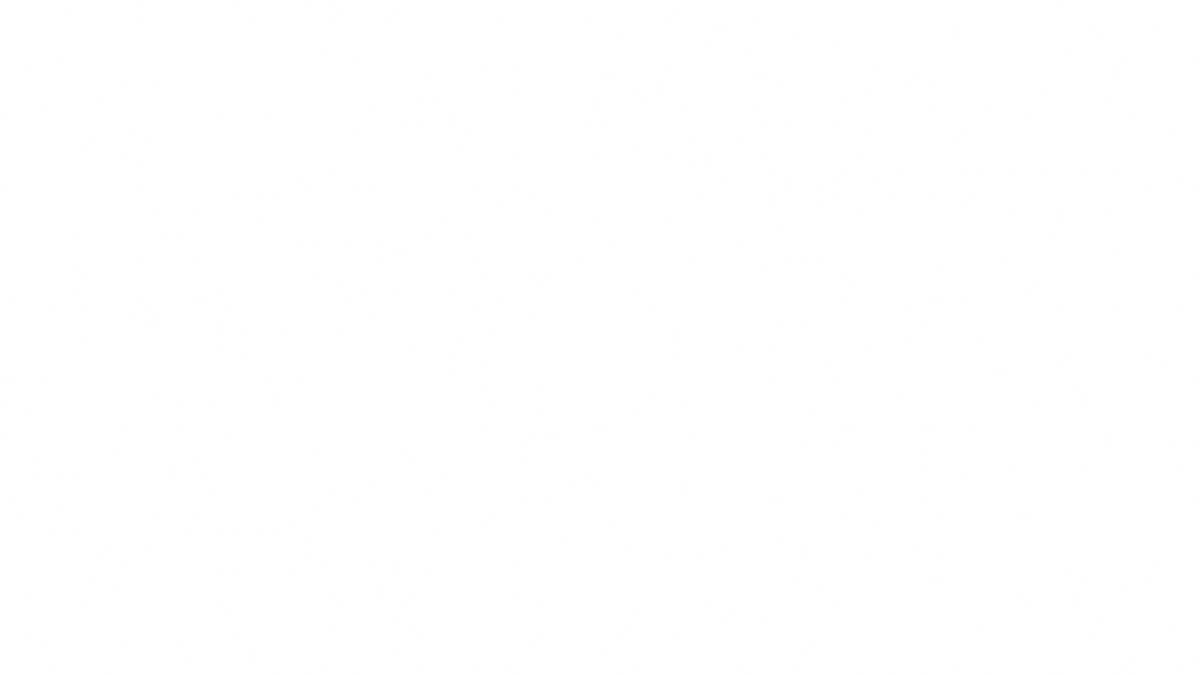
Frame 1 (no input)
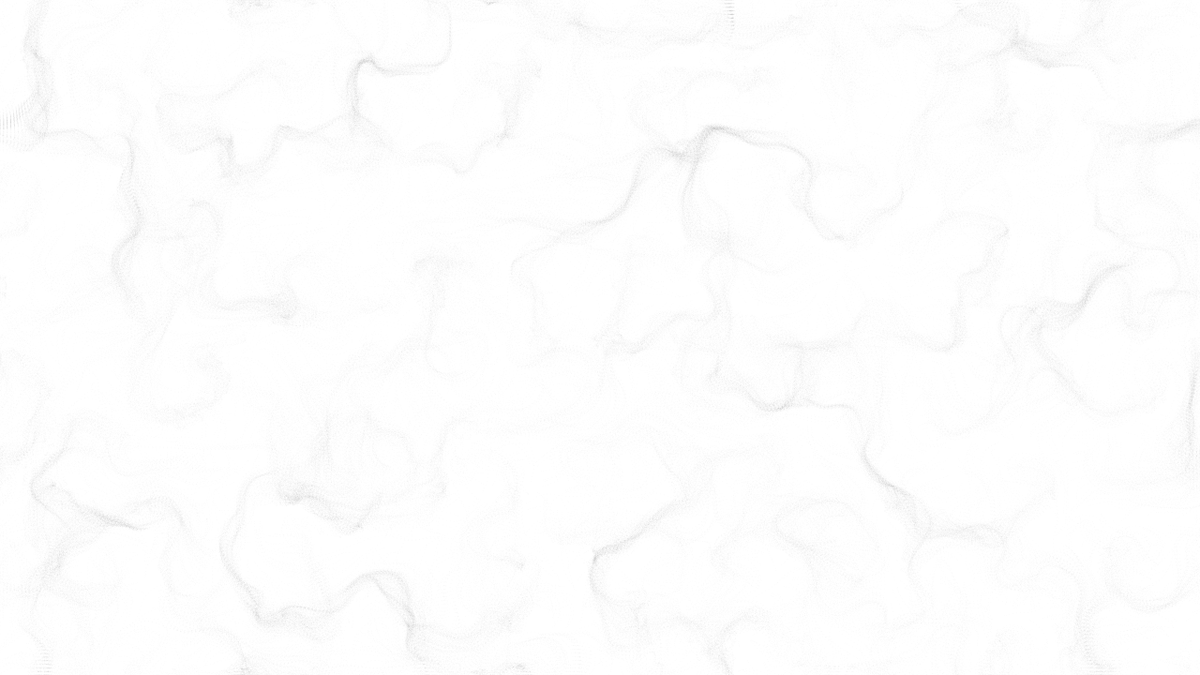
Frame 60 (no input)
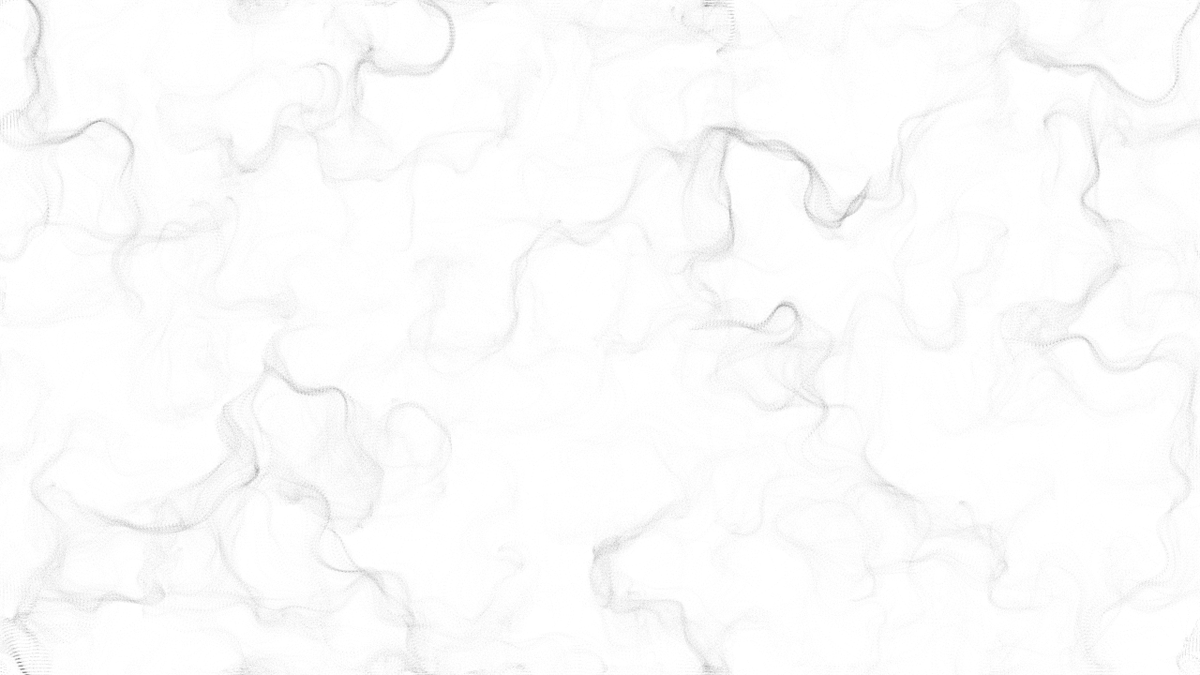
Frame 120 (the mouse pressed at the canvas centre since frame 60)

The p5.js sketch that drew these frames (run headless with seeded random() and noise() and a simulated clock; from frame 60 on, the mouse is pressed at the canvas centre):

// p5.js sketch
// ── sketch.js
let inc = 0.1;
let scale = 10;
let cols, rows;

let zoff = 0;

let fr;

let particles = [];
let flowField;

function setup() {
  createCanvas(1280, 720);
  cols = floor(width / scale);
  rows = floor(height / scale);

  fr = createP('');

  flowField = new Array(cols * rows);

  for (let i = 0; i < 10000; i++){
    particles[i] = new Particle();
  }
  background(255);
}



function draw() {

  let yoff = 0;
  for(let y = 0; y < rows; y++){
    let xoff = 0;
    for(let x = 0; x < cols; x++){
      let index = x + y * cols;
      let angle = noise(xoff, yoff, zoff) * TWO_PI * 4;
      let v = p5.Vector.fromAngle(angle);
      v.setMag(1);
      flowField[index] = v;
      xoff += inc;
      // stroke(0, 50);
      // strokeWeight(1);
      // push();
      // translate(x * scale, y  * scale);
      // rotate(v.heading());
      // line(0, 0, scale, 0);
      // pop();
    }
    yoff += inc;

    zoff += 0.0001;
  }

  for(let i = 0; i < particles.length; i++){
    particles[i].follow(flowField);
    particles[i].update();
    particles[i].edges();
    particles[i].show();
  }
  

  fr.html(floor(frameRate()));
}

// ── particle.js
function Particle() {
    this.pos = createVector(random(width), random(height));
    this.vel = createVector(0, 0);
    this.acc = createVector(0, 0);
    this.maxSpeed = 4;

    this.update = function(){
        this.vel.add(this.acc);
        this.vel.limit(this.maxSpeed);
        this.pos.add(this.vel);
        this.acc.mult(0);

        this.prevPos = this.pos.copy();
    }

    this.applyForce = function(force){
        this.acc.add(force);
    }

    this.show = function(){
        stroke(0, 5);
        strokeWeight(1);
        line(this.pos.x, this.pos.y, this.prevPos.x, this.prevPos.y);
        // point(this.pos.x, this.pos.y);
        this.updatePrev();
    }

    this.updatePrev = function(){
        this.prevPos.x = this.pos.x;
        this.prevPos.y = this.pos.y;
    }

    this.edges = function(){
        if (this.pos.x > width) {
            this.pos.x = 0;
            this.updatePrev();
        }
        if (this.pos.x < 0) {
            this.pos.x = width;
            this.updatePrev();
        }
        if (this.pos.y > height){
            this.pos.y = 0;
            this.updatePrev();
        } 
        if (this.pos.y < 0){
             this.pos.y = height;
             this.updatePrev();
        }

    }

    this.follow = function(vectors){
        let x = floor(this.pos.x / scale);
        let y = floor(this.pos.y / scale);
        let index = x + y * cols;
        let force = vectors[index];
        this.applyForce(force);
    }
}
